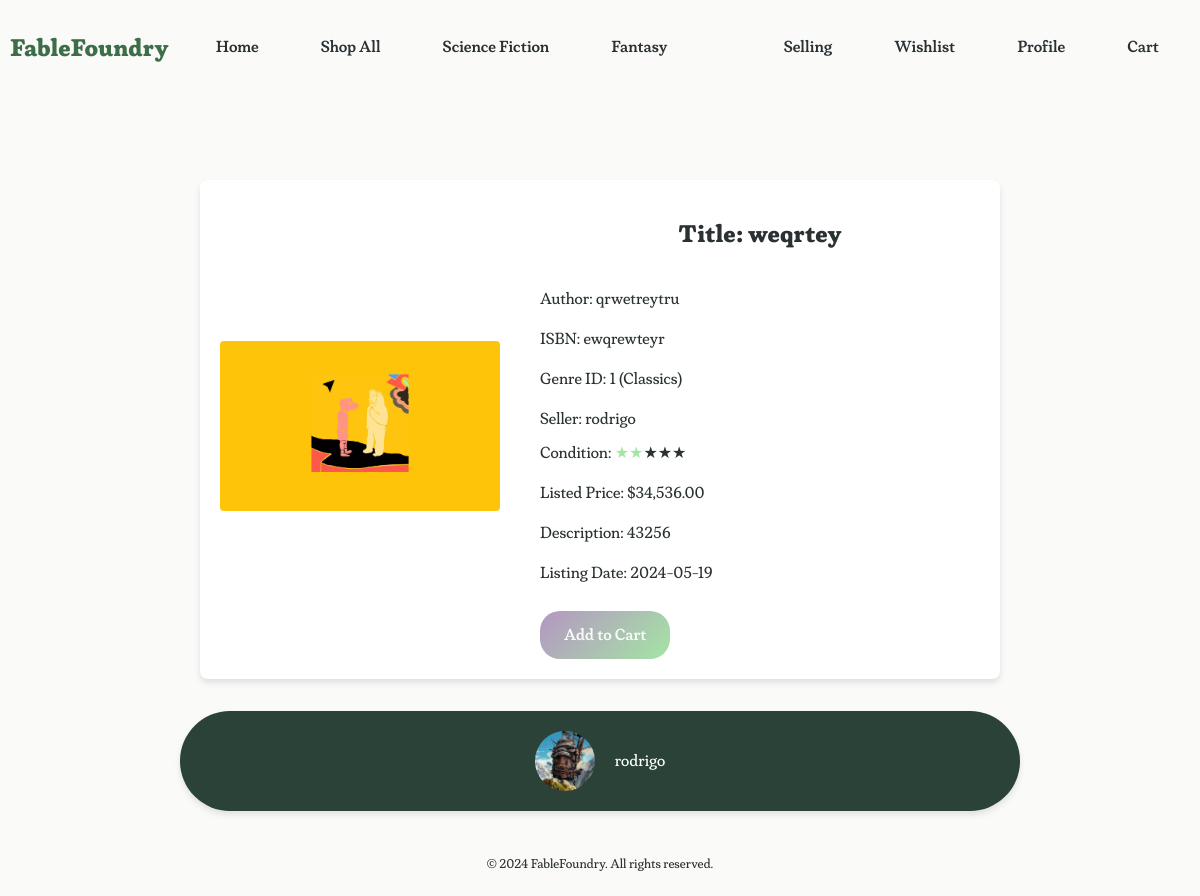
The page /root/web/book_details.php?book_id=2 on the database its author committed.
### tables this page shows
CREATE TABLE genres (
    genre_id INTEGER PRIMARY KEY AUTOINCREMENT,
    name TEXT NOT NULL,
    description TEXT
);

CREATE TABLE books (
    book_id INTEGER PRIMARY KEY AUTOINCREMENT,
    title TEXT NOT NULL,
    author TEXT NOT NULL,
    language TEXT NOT NULL,
    isbn TEXT NOT NULL,
    genre_id INTEGER NOT NULL,
    seller_id INTEGER NOT NULL,
    condition TEXT NOT NULL,
    listed_price REAL NOT NULL,
    description TEXT,
    image_url TEXT,
    listing_date DATE NOT NULL,
    age_group_id INTEGER NOT NULL,
    FOREIGN KEY (genre_id) REFERENCES genres(genre_id),
    FOREIGN KEY (seller_id) REFERENCES users(user_id),
    FOREIGN KEY (age_group_id) REFERENCES age_groups(age_group_id)
);

CREATE TABLE users (
    user_id INTEGER PRIMARY KEY AUTOINCREMENT,
    name TEXT NOT NULL,
    username TEXT UNIQUE NOT NULL,
    password TEXT NOT NULL,
    email TEXT UNIQUE NOT NULL,
    role TEXT NOT NULL CHECK(role IN ('User', 'Admin')),
    profile_picture_url TEXT,
    registered_date DATE NOT NULL,
    bio TEXT
);

### root/web/book_details.php (the view, shortened to what this page needs)
<?php
include 'db.php';
$book_id = isset($_GET['book_id']) ? $_GET['book_id'] : null;
$stmt = $conn->prepare("SELECT * FROM books WHERE book_id = ?");
$stmt->execute([$book_id]);
$book = $stmt->fetch(PDO::FETCH_ASSOC);
$seller_id = $book['seller_id'];
$sellerStmt = $conn->prepare("SELECT name, profile_picture_url FROM users WHERE user_id = ?");
$sellerStmt->execute([$seller_id]);
$seller = $sellerStmt->fetch(PDO::FETCH_ASSOC);
?>
<!DOCTYPE html>
<html lang="en">
<head>
    <link rel="stylesheet" href="style2.css">
</head>
<body>
    <header>
        <h2 class="logo-title"><a href="../index.php">FableFoundry</a></h2>
        <nav class="nav-left">
            <ul>
                <li><a href="../index.php">Home</a></li>
                <li><a href="lookups.php">Shop All</a></li>
                <?php
                include 'db.php';
                $sql = "SELECT genre_id, name FROM genres LIMIT 2";
                $stmt = $conn->query($sql);
                $genres = $stmt->fetchAll(PDO::FETCH_ASSOC);
                foreach ($genres as $genre) {
                    echo '<li><a href="lookups.php?genre=' . $genre['genre_id'] . '">' . $genre['name'] . '</a></li>';
                }
                ?>
            </ul>
        </nav>
        <nav class="nav-right">
            <ul>
                <li><a href="selling.php">Selling</a></li>
                <li><a href="wishlist.php">Wishlist</a></li>
                <li><a href="profile.php">Profile</a></li>
                <li><a href="cart.php">Cart</a></li>
            </ul>
        </nav>
    </header>
    <main>
        <div class="book-detail-container">
            <div class="book-detail">
                <div class="book-image">
                    <img src="../images/<?= htmlspecialchars($book['image_url']); ?>" alt="<?= htmlspecialchars($book['title']); ?>">
                </div>
                <div class="book-metadata">
                    <h1 class="book-title">Title: <?= htmlspecialchars($book['title']); ?></h1>
                    <p class="book-author">Author: <?= htmlspecialchars($book['author']); ?></p>
                    <p class="book-isbn">ISBN: <?= htmlspecialchars($book['isbn']); ?></p>
                    <p class="book-genre">Genre ID: <?= $book['genre_id']; ?> (Classics)</p>
                    <p class="book-seller">Seller: <?= htmlspecialchars($seller['name']); ?></p>
                    <div class="star-rating">
                        <span>Condition: </span>
                        <?php
                        $condition = intval($book['condition']);
                        for ($i = 1; $i <= 5; $i++) {
                            echo $i <= $condition ? '<span class="filled">&#9733;</span>' : '<span>&#9733;</span>';
                        }
                        ?>
                    </div>
                    <p class="book-price">Listed Price: $<?= number_format($book['listed_price'], 2); ?></p>
                    <p class="book-description">Description: <?= htmlspecialchars($book['description']); ?></p>
                    <p class="book-listing-date">Listing Date: <?= htmlspecialchars($book['listing_date']); ?></p>
                    <form method="post">
                        <button type="submit" name="add_to_cart" class="add-to-cart-button">Add to Cart</button>
                    </form>
                </div>
            </div>
        </div>
    </main>
    <div class="seller-profile">
        <div class="seller-info">
            <img src="../images/<?= htmlspecialchars($seller['profile_picture_url']); ?>" alt="Seller Photo" class="seller-photo">
            <a href="profile_other.php?user_id=<?= htmlspecialchars($seller_id); ?>">
                <?= htmlspecialchars($seller['name']); ?>
            </a>
        </div>
    </div>
    <footer>
        <p>© 2024 FableFoundry. All rights reserved.</p>
    </footer>
</body>
</html>

### root/web/style2.css (style rules this page uses)
:root { --pastel-blue: #AEC6CF; --pastel-red: #C9A0DC; --pastel-green: #a4e5a4; --pastel-yellow: #FDFD96; --darker-pastel-green: #6dbd6d; --moss-green: #2A4238; --forest-green: #3C6E47; --muted-rose: #D0B6B1; --dusky-pink: #AA8A86; --blue-grey: #A0AEB2; --almost-white: #FAFAF9; --text-dark: #2A3132; --button-pastel-purple: #c7add3; --button-hover-purple: #b496c2; --darker-forest-green: #2A4238; --balloon-box-color: #3B554B; }
main { margin-top: 10em; }
body { font-family: 'CustomFont', Arial, sans-serif; background-color: var(--almost-white); margin: 0; padding: 0; }
header { background-color: var(--almost-white); padding: 1rem; display: flex; align-items: center; justify-content: space-between; position: fixed; top: 0; left: 0; width: 100%; z-index: 1000; }
nav { font-family: 'CustomFontSemi', Arial, sans-serif; display: flex; justify-content: flex-end; margin-right: 1.25rem; flex: 2; }
.logo-title { font-family: 'CustomFontBold', Arial, sans-serif; color: var(--forest-green); margin-right: 1rem; }
.logo-title a { text-decoration: none; color: var(--forest-green); }
.nav-left, .nav-right { list-style-type: none; padding: 0; margin: 0; display: flex; }
.nav-left { float: left; }
.nav-right { float: right; margin-right: 1.25rem; }
nav ul { list-style-type: none; margin: 0; padding: 0; display: flex; }
nav ul li { padding: 0 0.9375rem; }
.nav-left li, .nav-right li { padding: 0 0.9375rem; }
.nav-left li a, .nav-right li a { text-decoration: none; color: var(--text-dark); padding: 0.5rem 1rem; border-radius: 1.25rem; }
nav ul li a { text-decoration: none; color: var(--text-dark); border-radius: 1.25rem; padding: 0.625rem 0.9375rem; transition: background-color 0.05s; white-space: nowrap; }
footer { color: var(--text-dark); text-align: center; padding: 0.625rem 0; }
.book-detail-container { margin-top: 5rem; display: flex; justify-content: center; padding: 1.25rem; background-color: var(--almost-white); }
.book-detail { display: flex; flex-wrap: wrap; max-width: 50rem; background-color: #fff; border-radius: 0.5rem; box-shadow: 0 0.25rem 0.375rem rgba(0, 0, 0, 0.1); align-items: center; }
.book-image { flex-basis: 40%; text-align: center; padding: 1.25rem; box-sizing: border-box; }
.book-image img { max-width: 100%; height: auto; border-radius: 0.25rem; }
.book-metadata { flex-basis: 60%; padding: 1.25rem; box-sizing: border-box; }
.book-title, .book-author, .book-isbn, .book-genre, .book-seller, .book-condition, .book-price, .book-description, .book-listing-date { margin-bottom: 0.625rem; color: var(--text-dark); }
.book-title { font-family: 'CustomFontBold', Arial, sans-serif; font-size: 1.5rem; }
.add-to-cart-button { margin-top: 1.25rem; background-color: var(--darker-forest-green); color: white; border: none; font-family: 'CustomFontSemi'; border-radius: 0.25rem; padding: 0.625rem 1.25rem; font-size: 1rem; cursor: pointer; transition: background-color 0.3s; }
.seller-profile { margin-top: 0.75rem; display: flex; justify-content: center; padding: 1.25rem; background-color: var(--darker-forest-green); border-radius: 5rem; box-shadow: 0 0.25rem 0.375rem rgba(0, 0, 0, 0.1); max-width: 50rem; margin-left: auto; margin-right: auto; }
.seller-info { display: flex; align-items: center; }
.seller-photo { width: 3.75rem; height: 3.75rem; border-radius: 50%; object-fit: cover; margin-right: 1.25rem; }
h1 { font-family: 'CustomFontSemi', sans-serif; color: var(--text-dark); padding-bottom: 1.25rem; text-align: center; }
header, footer { padding: 0.625rem; text-align: center; }
footer { font-size: 0.8em; margin-top: 1.25rem; }
.seller-info a { color: white; text-decoration: none; }
a { color: var(--darker-forest-green); text-decoration: none; }

### root/web/book_details.php (style rules this page uses)
.star-rating { display: inline-block; color: var(--text-dark); }
.star-rating .filled { color: var(--pastel-green); }
.add-to-cart-button { display: inline-block; margin-top: 1rem; padding: 0.75rem 1.5rem; background: linear-gradient(135deg, var(--button-hover-purple) 0%, var(--pastel-green) 100%); color: var(--almost-white); border-radius: 1.25rem; text-decoration: none; font-family: 'CustomFontSemi'; transition: transform 0.3s, background-color 0.3s; border: none; }

### rows shown on the page
genres: name "Science Fiction"
genres: name "Fantasy"
books: image_url (picture), title "weqrtey", author "qrwetreytru", isbn "ewqrewteyr", genre "1", condition "2" (drawn), listed_price "34,536.00", description "43256", listing_date "2024-05-19"
users: name "rodrigo", profile_picture_url (picture)
